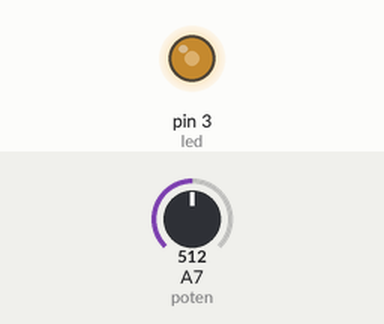
Simulated run of this sketch. Board: Arduino Nano, built with avr-gcc and run on an emulated ATmega328P. Parts: output pins drawn as LEDs (lit = HIGH). Inputs (shaded band) come from the test bench; at power-on: A7 (poten) = 512.

Above: at 1.2 s.
1.3 s: A7 (poten) set to 716
At 1.7 s:
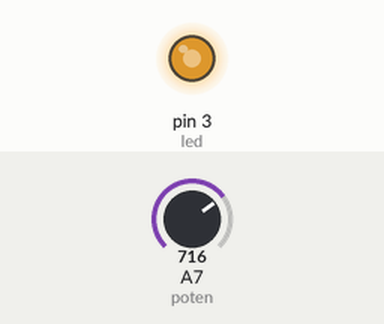
2.8 s: A7 (poten) set to 900
At 4.0 s:
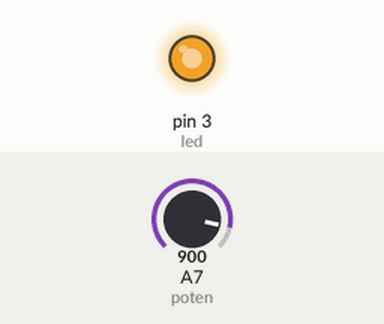
4.3 s: A7 (poten) set to 122
At 5.1 s:
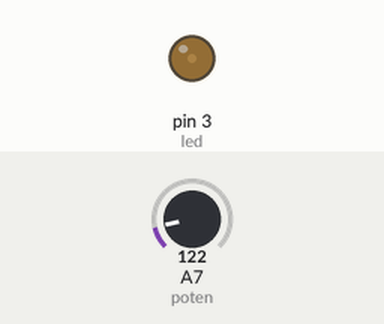
5.8 s: A7 (poten) set to 0
At 6.3 s:
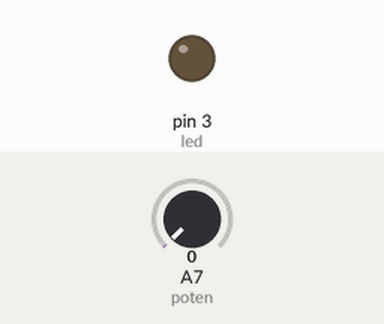
7.3 s: A7 (poten) set to 511
At 8.6 s:
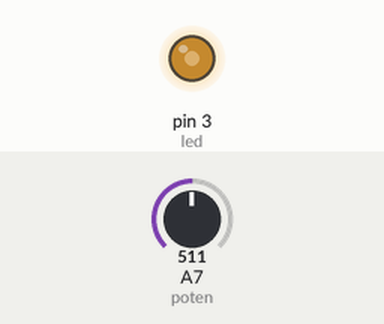
Timing chart, 0 to 9.8 s (numbered marks = the images above; inputs shaded):
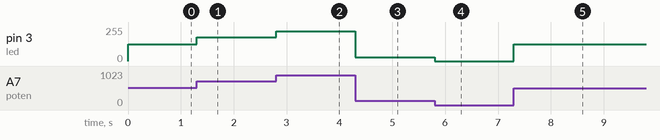

Measured:
- after the input at 1.3 s, pin 3 (led): 127/255 → 178/255 at once
- after the input at 2.8 s, pin 3 (led): 178/255 → 224/255 at once
- after the input at 4.3 s, pin 3 (led): 224/255 → 30/255 at once
- after the input at 5.8 s, pin 3 (led): 30/255 → 0/255 at once
- after the input at 7.3 s, pin 3 (led): 0/255 → 127/255 at once

The sketch:

A001-controla_luminosidade.ino
```cpp
#define poten A7
#define led 3

int valPot = 0;
void setup() {
 pinMode(led,OUTPUT);
}

void loop() {
  int valorPot = analogRead(poten);//pega o valor analogico do potenciometro
  valPot = map(valorPot,0,1023,0,255); //faz o map (map(valor,0,1023,0,255)
  analogWrite(led,valPot);//escreve na saida analogica do led
}
```
